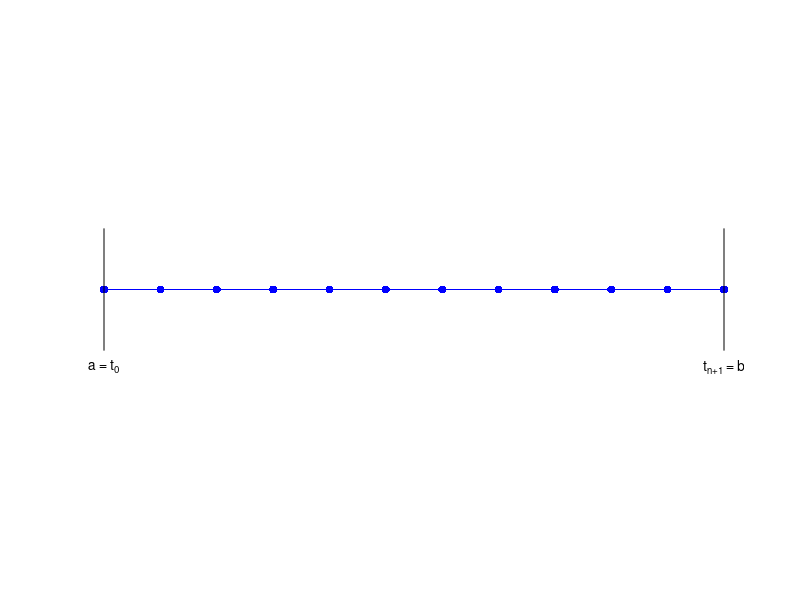
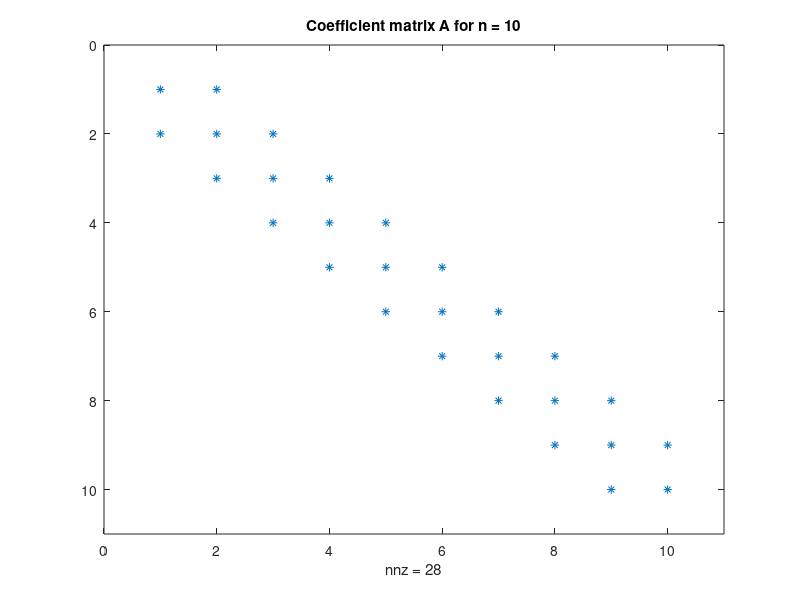
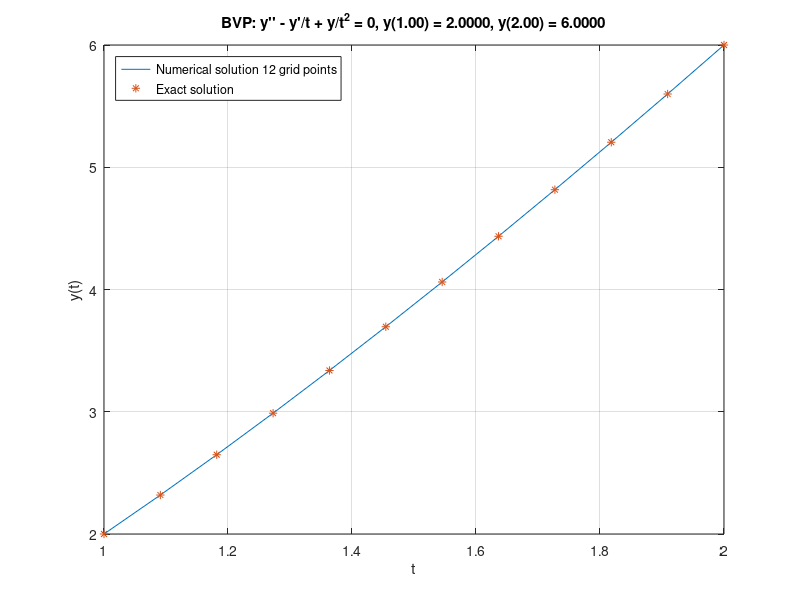
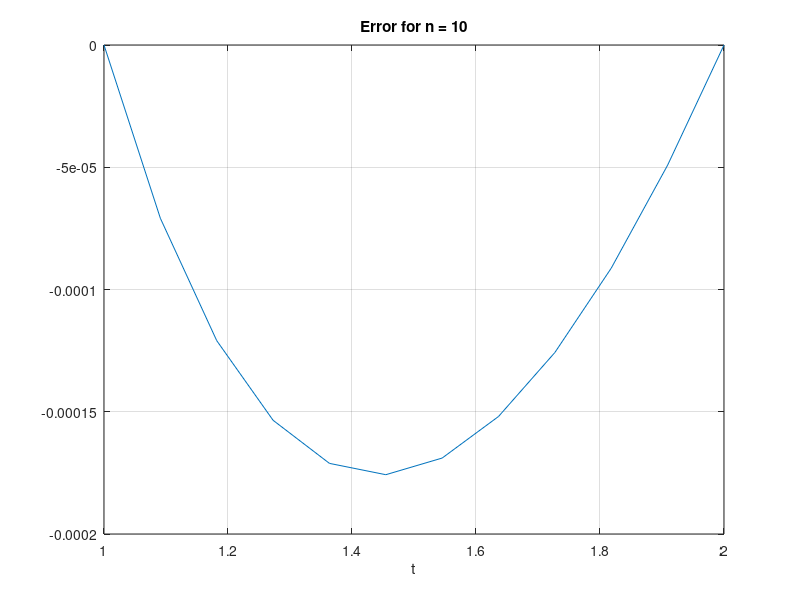

Write the MATLAB code that produced these figures, in order.
% MATH2089 File = bvpfd.m
% Finite difference method for BVP y'' = f(t, y, y') on (a, b)
% Boundary values y(a) = y_a, y(b) = y_b

format compact

% ODE
f = @(t,y,dy) dy./t - y./t.^2;
yex = @(t) 2*t + t.*log(t)/log(2);
fstr = 'y'''' - y''/t + y/t^2 = 0'

% Domain [a, b]
a = 1, b = 2

% Boundary values
ya = 2, yb = 6

% Space discretization
n = 10
h = (b-a)/(n+1)
t = linspace(a, b, n+2);

figure(1); clf;
plot([a b], [0 0], 'b-', t, zeros(size(t)), 'b.', 'MarkerSize', 18)
hold on
yp = [-0.2 0.2];
plot([a a], yp, 'k-')
plot([b b], yp, 'k-')
text(a, -0.25, 'a = t_0', 'HorizontalAlignment', 'Center')
text(b, -0.25, 't_{n+1} = b', 'HorizontalAlignment', 'Center')
hold off
axis off
ylim(4*yp)

% Discretization of ODE
% Internal grid points ti as column vector
ti = t(2:n+1); ti = ti(:);
d0 = 2 - (h^2)./(ti.^2); % beta_j
d1m = -1 - h./(2*ti(2:n)); % gamma_j
d1p = -1 + h./(2*ti(1:n-1)); % alpha_j
% Create tridiagonal coefficient matrix (full matrix)
A = diag(d0, 0) + diag(d1m,-1) + diag(d1p,1);
% Create sparse diagonal matrix
% Elements of sub diagonal taken from upper part of columns
% Elements of super diaginals taken from lower part of columns
ASP = spdiags([[d1m; 0] d0 [0; d1p]], [-1 0 1], n, n);
Achk = norm(A-ASP, 1)
rhs = zeros(n,1);
rhs(1) = (1 + h/(2*ti(1)))*ya;
rhs(n) = (1 - h/(2*ti(n)))*yb;
figure(2); clf
spy(A)
tstr = sprintf('Coefficient matrix A for n = %d', n);
title(tstr)

% Solve discretized problem
y = A \ rhs;

% Plot solution
figure(3)
plot(t, [ya; y; yb], t, yex(t), '*')
grid on
str1 = sprintf('Numerical solution %d grid points', n+2);
legend(str1, 'Exact solution', 'Location', 'NorthWest');
xlabel('t')
ylabel('y(t)')
tstr = sprintf('BVP: %s, y(%.2f) = %.4f, y(%.2f) = %.4f', fstr, a, ya, b, yb)
title(tstr)

% Plot error
err = yex(t) - [ya y' yb];
figure(4)
plot(t, err);
grid on
xlabel('t')
tstr4 = sprintf('Error for n = %d', n);
title(tstr4)